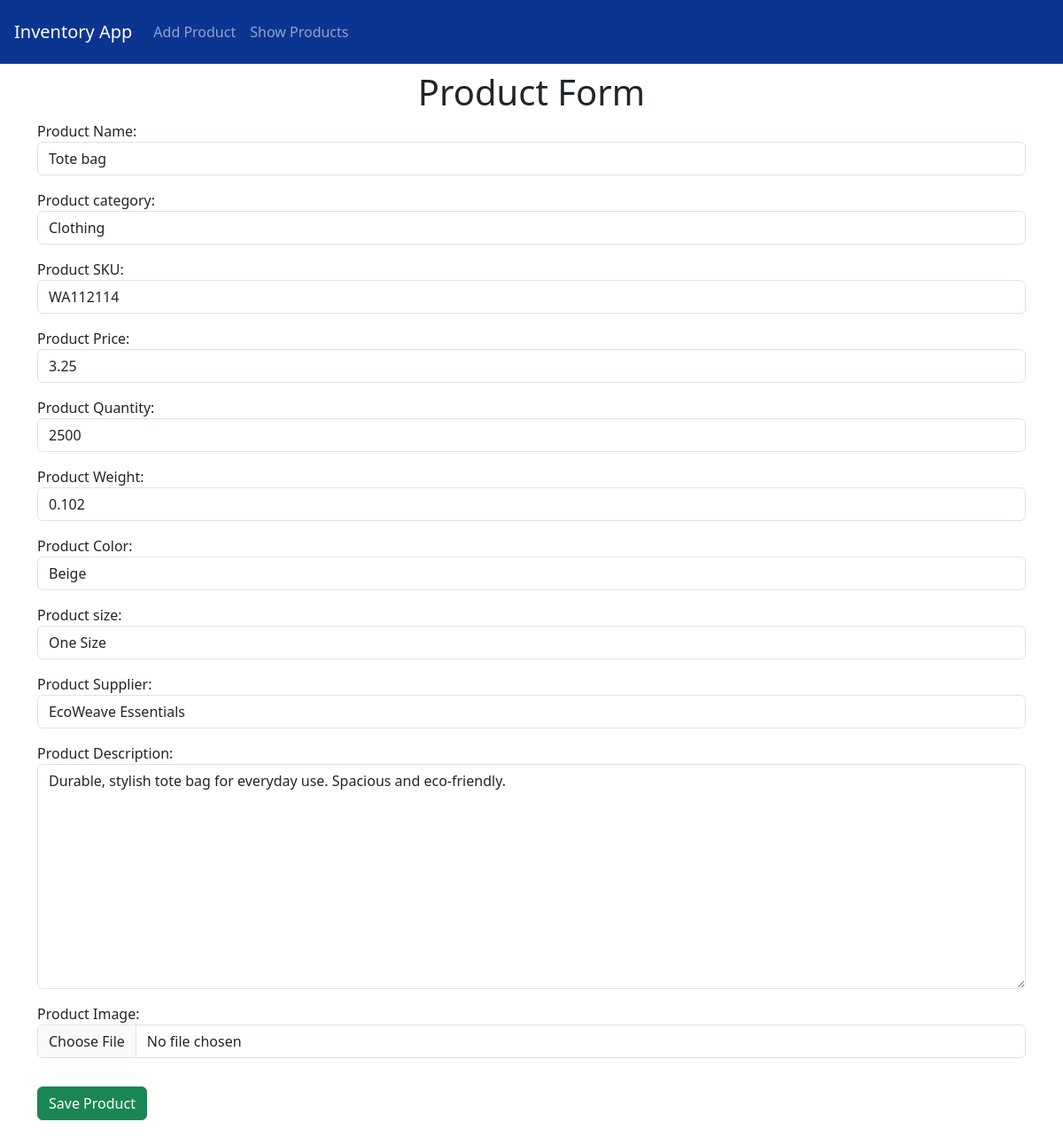
The app's page /update/5/ with its own data.
### InventoryApp/models.py (models this page shows, shortened)
class Product(models.Model):
    product_id = models.AutoField(primary_key=True)
    product_name = models.CharField(max_length=100)
    product_category = models.CharField(max_length=100)
    product_sku = models.CharField(max_length=50, unique=True)
    product_price = models.FloatField()
    product_quantity = models.IntegerField()
    product_weight = models.FloatField()
    product_color = models.CharField(max_length=100)
    product_size = models.CharField(max_length=50)
    product_supplier = models.CharField(max_length=300)
    product_description = models.TextField()
    product_image = models.ImageField(upload_to='product_images/')

### InventoryApp/views.py (the view, shortened to what this page needs)
# urls.py: path('update/<int:product_id>/', views.product_update_view, name='product_update'),
def product_update_view(request, product_id):
    product = Product.objects.get(product_id=product_id)
    form = ProductForm(instance=product)
    return render(request, 'inventoryApp/product_form.html', {'form': form})

### InventoryApp/templates/InventoryApp/product_form.html (shortened to what this page needs)
{% extends "InventoryApp/layout.html" %}
{% block content %}
<h1 class="text-center">Product Form</h1>
<form method="POST" enctype="multipart/form-data" class="jumbotron">
    {{ form.as_p }}
    <button type="submit" class="btn btn-success btn-block mt-3 mb-5">Save Product</button>
</form>
{% endblock %}

### InventoryApp/templates/InventoryApp/layout.html (style rules this page uses)
body { padding-top: 3rem; }

### records on screen
Product: product_name "Tote bag", product_category "Clothing", product_sku "WA112114", product_price "3.25", product_quantity "2500", product_weight "0.102", product_color "Beige", product_size "One Size", product_supplier "EcoWeave Essentials", product_description "Durable, stylish tote bag for everyday use. Spacious and eco-friendly."
